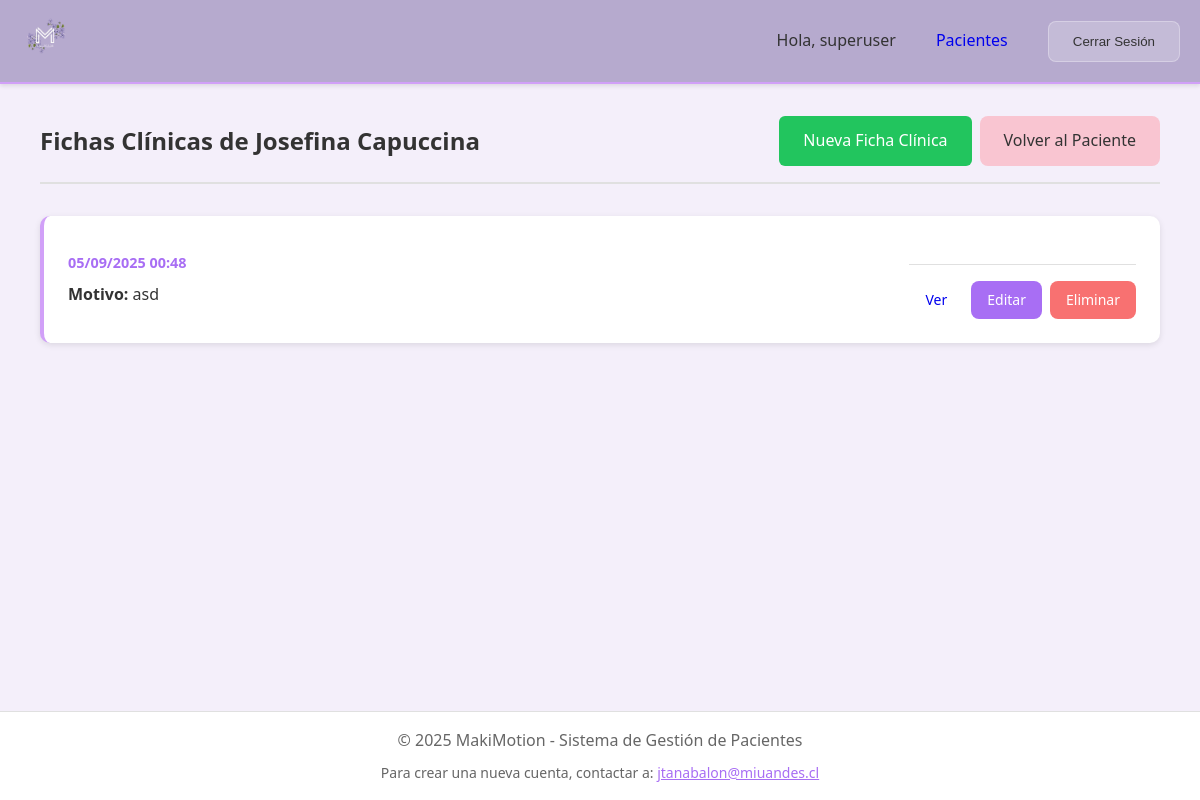
The page /patients/9/fichas-clinicas/ (signed in) on the database as committed earlier.
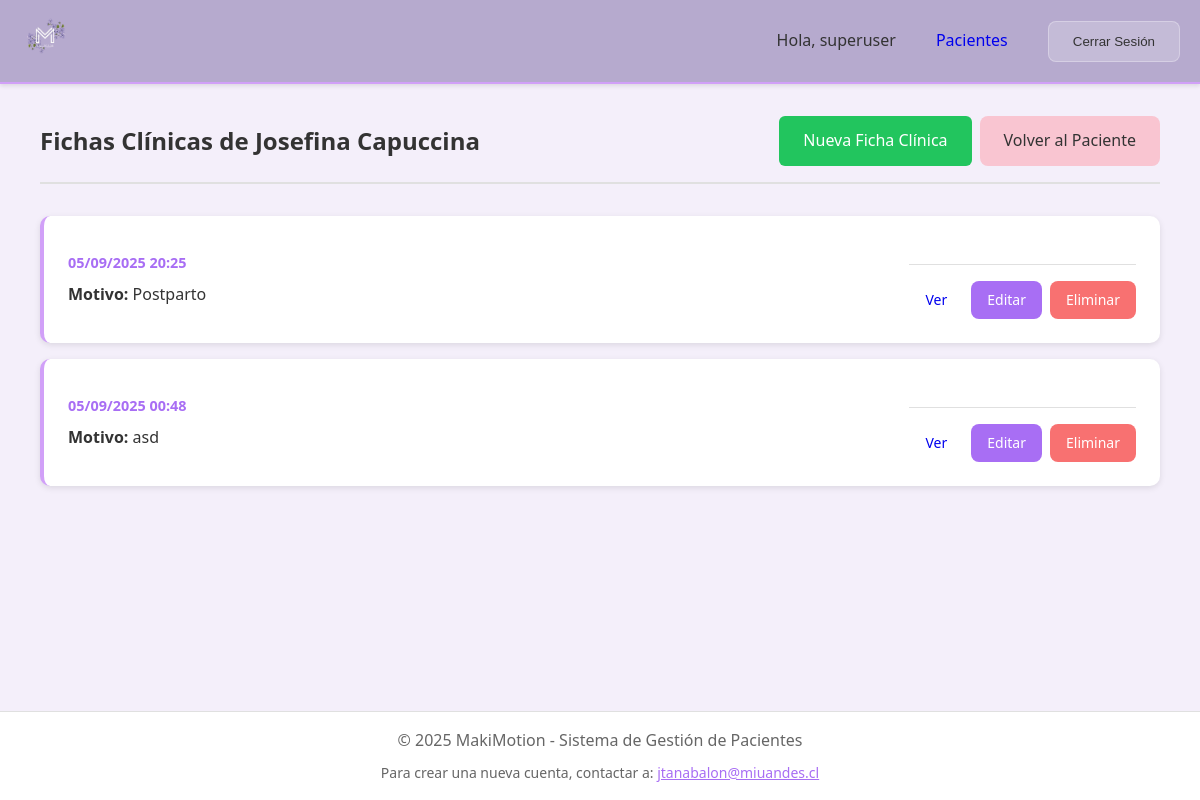
The same page on the database as committed later.
### core/models.py (models this page shows, shortened)
class FichaClinica(models.Model):
    patient = models.ForeignKey('Patient', on_delete=models.CASCADE, related_name='fichas_clinicas', help_text="Paciente")
    fecha = models.DateField(default=timezone.now, help_text="Fecha de la ficha clínica")
    consultation_reason = models.TextField(default="", blank=True, help_text="Motivo de consulta")
    aprendizaje_pujo_caca = models.BooleanField(default=False, help_text="Aprendió pujo caca")
    aprendizaje_banquito = models.BooleanField(default=False, help_text="Aprendió uso de banquito")
    aprendizaje_transverso = models.BooleanField(default=False, help_text="Aprendió activación transverso abdominal")
    aprendizaje_respiracion_pelvico = models.BooleanField(default=False, help_text="Aprendió coordinación respiración contracción piso pélvico")
    aprendizaje_contraccion_pelvico = models.BooleanField(default=False, help_text="Aprendió contracción piso pélvico")
    aprendizaje_preapretar = models.BooleanField(default=False, help_text="Aprendió preapretar")
    aprendizaje_otros = models.TextField(blank=True, help_text="Otros aprendizajes generales")
    aprendizaje_emb_oms = models.BooleanField(default=False, help_text="Aprendió OMS")
    aprendizaje_emb_anatomia = models.BooleanField(default=False, help_text="Aprendió anatomía")
    aprendizaje_emb_movimientos = models.BooleanField(default=False, help_text="Aprendió movimientos cardinales")
    aprendizaje_emb_posicion_trabajo = models.BooleanField(default=False, help_text="Aprendió posición trabajo parto")
    aprendizaje_emb_posicion_expulsion = models.BooleanField(default=False, help_text="Aprendió posición expulsión")
    aprendizaje_emb_intervencion = models.BooleanField(default=False, help_text="Aprendió intervención obstétrica")
    aprendizaje_emb_masaje_perineal = models.BooleanField(default=False, help_text="Aprendió masaje perineal")
    aprendizaje_emb_respiraciones = models.BooleanField(default=False, help_text="Aprendió respiraciones")
    aprendizaje_emb_pujo = models.BooleanField(default=False, help_text="Aprendió pujo embarazo")
    aprendizaje_emb_tecnicas_dolor = models.BooleanField(default=False, help_text="Aprendió técnicas de dolor")
    aprendizaje_emb_otros = models.TextField(blank=True, help_text="Otros aprendizajes embarazo")
    smoking = models.CharField(max_length=10, choices=[('si', 'Sí'), ('no', 'No')], blank=True, help_text="Fuma")
    alcohol = models.CharField(max_length=10, choices=[('si', 'Sí'), ('no', 'No')], blank=True, help_text="Alcohol")
    physical_activity = models.TextField(blank=True, help_text="Actividad física")
    diet = models.TextField(blank=True, help_text="Dieta")
    daily_liquid_consumption = models.TextField(blank=True, help_text="Consumo líquido diario")
    lifestyle_other = models.TextField(blank=True, help_text="Otros")
    daily_frequency_initial = models.CharField(max_length=50, blank=True, help_text="Frecuencia diaria inicial")
    daily_frequency_final = models.CharField(max_length=50, blank=True, help_text="Frecuencia diaria final")
    nocturnal_frequency_initial = models.CharField(max_length=50, blank=True, help_text="Frecuencia nocturna inicial")
    nocturnal_frequency_final = models.CharField(max_length=50, blank=True, help_text="Frecuencia nocturna final")
    pollakiuria = models.BooleanField(default=False, help_text="Polaquiuria")
    nocturia = models.BooleanField(default=False, help_text="Nocturia")
    urgency = models.BooleanField(default=False, help_text="Urgencia")
    polyuria = models.BooleanField(default=False, help_text="Poliuria")
    dysuria = models.BooleanField(default=False, help_text="Disuria")
    latency = models.BooleanField(default=False, help_text="Latencia")
    effort_to_urinate = models.BooleanField(default=False, help_text="Esfuerzo para orinar")
    incomplete_emptying = models.BooleanField(default=False, help_text="Sensación vaciamiento incompleto")
    immediate_need = models.BooleanField(default=False, help_text="Necesidad inmediata")
    terminal_dripping = models.BooleanField(default=False, help_text="Goteo terminal")
    nocturnal_urgency = models.BooleanField(default=False, help_text="Urgencia nocturna")
    urination_position = models.TextField(blank=True, help_text="Micción posición adoptada")
    stream_description = models.TextField(blank=True, help_text="Descripción de chorro")
    urinary_function_other = models.TextField(blank=True, help_text="Otros")
    iue = models.BooleanField(default=False, help_text="IUE")
    iuu = models.BooleanField(default=False, help_text="IUU")
    ium = models.BooleanField(default=False, help_text="IUM")
    iu_posture = models.BooleanField(default=False, help_text="IU postura")
    iu_sensitivity = models.BooleanField(default=False, help_text="IU sensibilidad")
    iu_coital = models.BooleanField(default=False, help_text="IU coital")
    incontinence_other = models.TextField(blank=True, help_text="Otros")
    when_occurs_daily = models.TextField(blank=True, help_text="Cuándo ocurre por día")
    how_daily = models.TextField(blank=True, help_text="Cómo es por día")
    since_when = models.TextField(blank=True, help_text="Hace cuánto")
    during_pregnancy = models.TextField(blank=True, help_text="Durante el embarazo")
    post_pregnancy = models.TextField(blank=True, help_text="Post embarazo")
    prolapse_post_pregnancy = models.TextField(blank=True, help_text="Prolapso post embarazo")
    conscious_urination = models.TextField(blank=True, help_text="Consciente de cuándo quiere orinar")
    containment_capacity = models.TextField(blank=True, help_text="Capacidad de contención")
    protection_type = models.TextField(blank=True, help_text="Algún tipo de protección")
    activities_stopped = models.TextField(blank=True, help_text="Actividad dejada por el problema")
    constipation = models.BooleanField(default=False, help_text="Estreñimiento")
    fecal_incontinence = models.BooleanField(default=False, help_text="Incontinencia")
    gas_incontinence = models.BooleanField(default=False, help_text="Incontinencia gases")
    hemorrhoids = models.BooleanField(default=False, help_text="Hemorroides")
    rectocele = models.BooleanField(default=False, help_text="Rectocele")
    gas_stool_discrimination = models.BooleanField(default=False, help_text="Discriminación gas de caca")
    painful_evacuation = models.BooleanField(default=False, help_text="Evacuación dolorosa")
    straining_defecation = models.BooleanField(default=False, help_text="Puja para defecar")
    complete_evacuation = models.BooleanField(default=False, help_text="Sensación de evacuación completa")
    laxatives = models.BooleanField(default=False, help_text="Laxantes")
    plugging_sensation = models.BooleanField(default=False, help_text="Sensación de tapón")
    defecation_position = models.TextField(blank=True, help_text="Posición para hacer caca")
    bristol_scale = models.PositiveIntegerField(null=True, blank=True, help_text="Bristol (1-7)")
    position_frequency = models.TextField(blank=True, help_text="Frecuencia de posiciones")
    bowel_inconsistency = models.TextField(blank=True, help_text="¿Sufre inconsistencia? ¿Cuándo?")
    bowel_conscious = models.TextField(blank=True, help_text="¿Es consciente?")
    bowel_pad = models.TextField(blank=True, help_text="¿Apósito?")
    bowel_activities_stopped = models.TextField(blank=True, help_text="Actividad que dejó por el problema")
    bowel_function_other = models.TextField(blank=True, help_text="Otros")
    sexual_status = models.CharField(max_length=10, choices=[('si', 'Sí'), ('no', 'No'), ('virgen', 'Virgen')], blank=True, help_text="Estado sexual")
    urinary_incontinence_sexual = models.BooleanField(default=False, help_text="Incontinencia orina durante sexo")
    urinary_incontinence_sexual_when = models.TextField(blank=True, help_text="¿Cuándo?")
    fecal_incontinence_sexual = models.BooleanField(default=False, help_text="Incontinencia fecal durante sexo")
    fecal_incontinence_sexual_when = models.TextField(blank=True, help_text="¿Cuándo?")
    sexual_desire = models.BooleanField(default=False, help_text="Deseo sexual")
    sexual_excitement = models.BooleanField(default=False, help_text="Excitación")
    orgasm = models.BooleanField(default=False, help_text="Orgasmo")
    dyspareunia = models.BooleanField(default=False, help_text="Dispareunia")
    urge_to_urinate_during_sex = models.BooleanField(default=False, help_text="Siente deseo de orinar durante")
    vaginal_dryness = models.BooleanField(default=False, help_text="Resequedad")
    impaired_by_incontinence = models.BooleanField(default=False, help_text="Perjudicado por incontinencia")
    sexual_history_other = models.TextField(blank=True, help_text="Otros")
    diastasis = models.TextField(blank=True, help_text="Diastasis")
    scars = models.TextField(blank=True, help_text="Cicatrices")
    adherences = models.TextField(blank=True, help_text="Adherencias")
    skin_coloration = models.TextField(blank=True, help_text="Coloración de la piel")
    push_exam = models.CharField(max_length=20, choices=[('normal', 'Normal'), ('alterado', 'Alterado')], blank=True, help_text="Pujo")
    ncp_tone_contraction = models.TextField(blank=True, help_text="NCP Tono - Contracción")
    ncp_tone_relaxation = models.TextField(blank=True, help_text="NCP Tono - Relajación")
    ncp_tone_push = models.TextField(blank=True, help_text="NCP Tono - Pujo")
    ncp_tone_pain = models.TextField(blank=True, help_text="NCP Tono - Dolor")
    anal_cutaneous_reflex = models.CharField(max_length=10, choices=[('si', 'Sí'), ('no', 'No')], blank=True, help_text="Reflejo cutáneo anal")
    vulvo_cavernous_reflex = models.CharField(max_length=10, choices=[('si', 'Sí'), ('no', 'No')], blank=True, help_text="Reflejo vulvo cavernoso")
    cough_reflex = models.CharField(max_length=10, choices=[('si', 'Sí'), ('no', 'No')], blank=True, help_text="Reflejo tusígeno")
    physical_exam_other = models.TextField(blank=True, help_text="Otros")
    intracavitary_consent = models.BooleanField(default=False, help_text="Consentimiento")
    intracavitary_scars = models.TextField(blank=True, help_text="Cicatrices")
    intracavitary_mucosa = models.TextField(blank=True, help_text="Mucosa")
    mea_tonicity_rest = models.TextField(blank=True, help_text="Tonicidad MEA reposo")
    mea_perception = models.TextField(blank=True, help_text="Percepción MEA")
    mea_contraction = models.TextField(blank=True, help_text="Contracción MEA")
    mea_symmetry_rest = models.TextField(blank=True, help_text="Simetría MEA reposo")
    mea_symmetry_contraction = models.TextField(blank=True, help_text="Simetría MEA contracción")
    mea_voluntary_relaxation = models.TextField(blank=True, help_text="Relajación voluntaria MEA")
    mea_pain_eva = models.PositiveIntegerField(null=True, blank=True, help_text="Dolor MEA - EVA (0-10)")
    mea_pain_location = models.TextField(blank=True, help_text="Dolor MEA - Dónde")
    mea_pain_when = models.TextField(blank=True, help_text="Dolor MEA - Cuándo")
    mea_pain_description = models.TextField(blank=True, help_text="Dolor MEA - Descripción")
    urethral_movement = models.TextField(blank=True, help_text="Movimiento uretral")
    transverse_abdominal_tone = models.TextField(blank=True, help_text="Tono del transverso abdominal")
    oxford_force = models.TextField(blank=True, help_text="Fuerza (Oxford)")
    superficial_musculature = models.TextField(blank=True, help_text="Musculatura superficial")
    deep_musculature = models.TextField(blank=True, help_text="Musculatura profunda")
    intracavitary_exam_other = models.TextField(blank=True, help_text="Otros")
    coloproctologic_consent = models.BooleanField(default=False, help_text="Consentimiento")
    anal_canal_closure = models.BooleanField(default=False, help_text="Cierre canal anal")
    irritation = models.BooleanField(default=False, help_text="Irritación")
    stool_remains = models.BooleanField(default=False, help_text="Resto de deposiciones")
    rectocele_exam = models.BooleanField(default=False, help_text="Recto cele")
    coloproctologic_scars = models.TextField(blank=True, help_text="Cicatriz, dónde")
    coloproctologic_hemorrhoids = models.TextField(blank=True, help_text="Hemorroides, dónde")
    rest_tone = models.TextField(blank=True, help_text="Tono en reposo")
    resistance = models.TextField(blank=True, help_text="Resistencia")
    eae_tonicity_rest = models.TextField(blank=True, help_text="Tonicidad EAE reposo")
    eae_contraction = models.TextField(blank=True, help_text="Contracción EAE")
    oxford_anorectal_angle = models.TextField(blank=True, help_text="Ángulo ano rectal")
    oxford_notes = models.TextField(blank=True, help_text="Oxford - Notas")
    anorectal_opening = models.BooleanField(default=False, help_text="Apertura ano rectal")
    thoracic_rectal_synchronization = models.BooleanField(default=False, help_text="Sincronización toraco rectal")
    anal_canal_relaxation = models.BooleanField(default=False, help_text="Relajación canal anal")
    coloproctologic_exam_other = models.TextField(blank=True, help_text="Otros")
    created_at = models.DateTimeField(auto_now_add=True)
    updated_at = models.DateTimeField(auto_now=True)
    class Meta:
        ordering = ['-fecha', '-created_at']
        verbose_name = "Ficha Clínica"
        verbose_name_plural = "Fichas Clínicas"

### core/views.py (the view)
# urls.py: path('patients/<int:patient_pk>/fichas-clinicas/', views.ficha_clinica_list, name='ficha_clinica_list'),
@login_required
def ficha_clinica_list(request, patient_pk):
    patient = get_object_or_404(Patient, pk=patient_pk, user=request.user)
    fichas = patient.fichas_clinicas.all()
    context = {
        'patient': patient,
        'fichas': fichas,
    }
    return render(request, 'fichas_clinicas/ficha_clinica_list.html', context)

### templates/fichas_clinicas/ficha_clinica_list.html (shortened to what this page needs)
{% extends 'base.html' %}
{% block content %}
<div class="container">
    <div class="page-header">
        <h2>Fichas Clínicas de {{ patient.full_name }}</h2>
        <div class="header-actions">
            <a href="{% url 'ficha_clinica_create' patient.pk %}" class="btn btn-success">Nueva Ficha Clínica</a>
            <a href="{% url 'patient_detail' patient.pk %}" class="btn btn-secondary">Volver al Paciente</a>
        </div>
    </div>
    <div class="content-container">
        {% if fichas %}
            <div class="fichas-list">
                {% for ficha in fichas %}
                    <div class="ficha-card">
                        <div class="ficha-info">
                            <div class="ficha-date">
                                <strong>{{ ficha.created_at|date:"d/m/Y H:i" }}</strong>
                            </div>
                            {% if ficha.consultation_reason %}
                                <div class="ficha-reason">
                                    <strong>Motivo:</strong> {{ ficha.consultation_reason|truncatewords:15 }}
                                </div>
                            {% else %}
                                <div class="ficha-reason">
                                    <em>Sin motivo de consulta especificado</em>
                                </div>
                            {% endif %}
                        </div>
                        <div class="ficha-actions">
                            <a href="{% url 'ficha_clinica_detail' patient.pk ficha.pk %}" class="btn btn-info btn-sm">Ver</a>
                            <a href="{% url 'ficha_clinica_update' patient.pk ficha.pk %}" class="btn btn-primary btn-sm">Editar</a>
                            <a href="{% url 'ficha_clinica_delete' patient.pk ficha.pk %}" class="btn btn-danger btn-sm">Eliminar</a>
                        </div>
                    </div>
                {% endfor %}
            </div>
        {% else %}
            <div class="no-fichas-message">
                <h3>No hay fichas clínicas</h3>
                <p>Este paciente aún no tiene fichas clínicas registradas.</p>
                <a href="{% url 'ficha_clinica_create' patient.pk %}" class="btn btn-success">Crear Primera Ficha Clínica</a>
            </div>
        {% endif %}
    </div>
</div>
{% endblock %}

Rows that differ between the two databases and show on the page:
added FichaClinica: created_at "05/09/2025 20:25", consultation_reason "Postparto"
